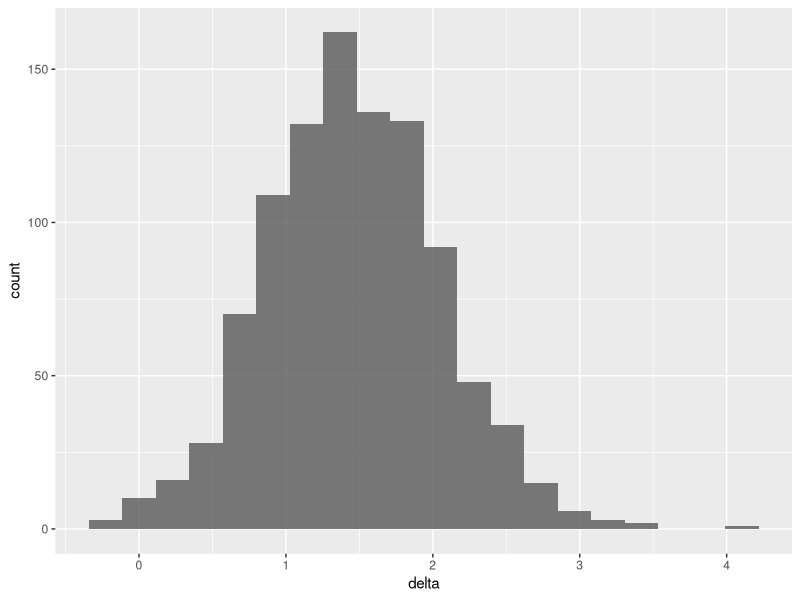
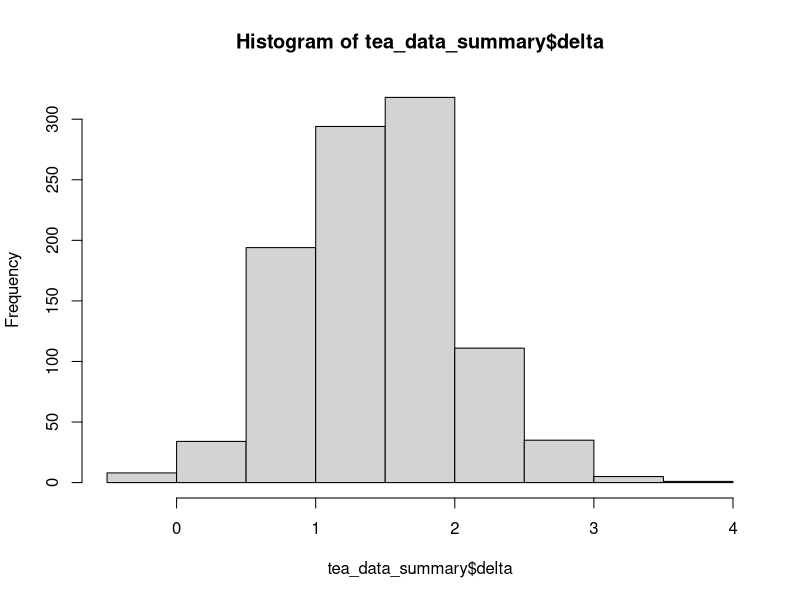
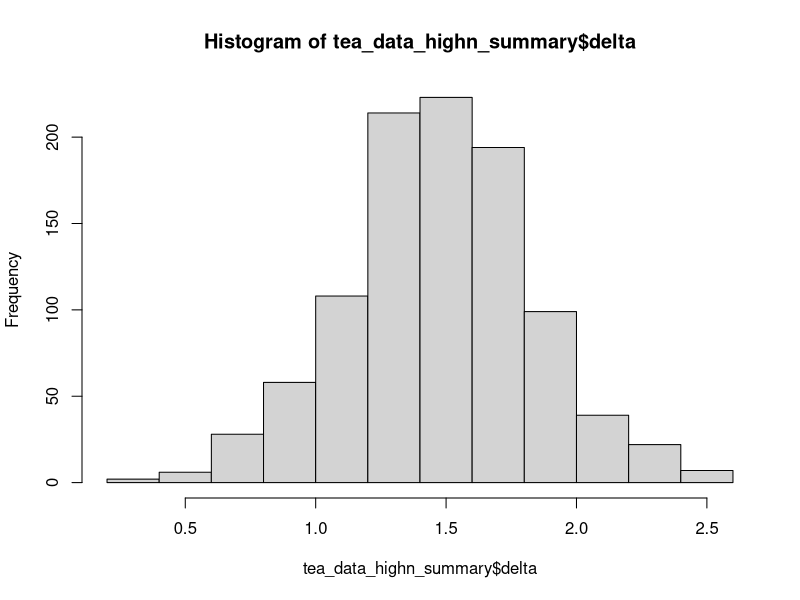
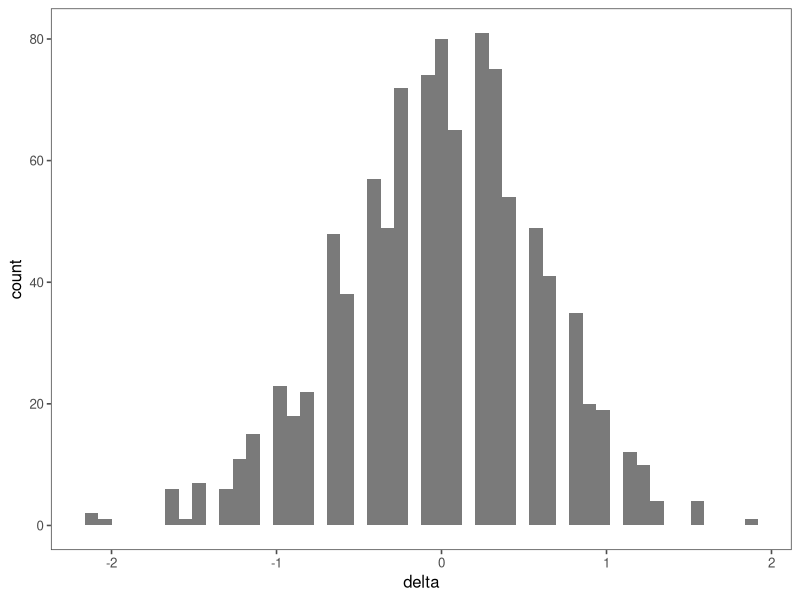
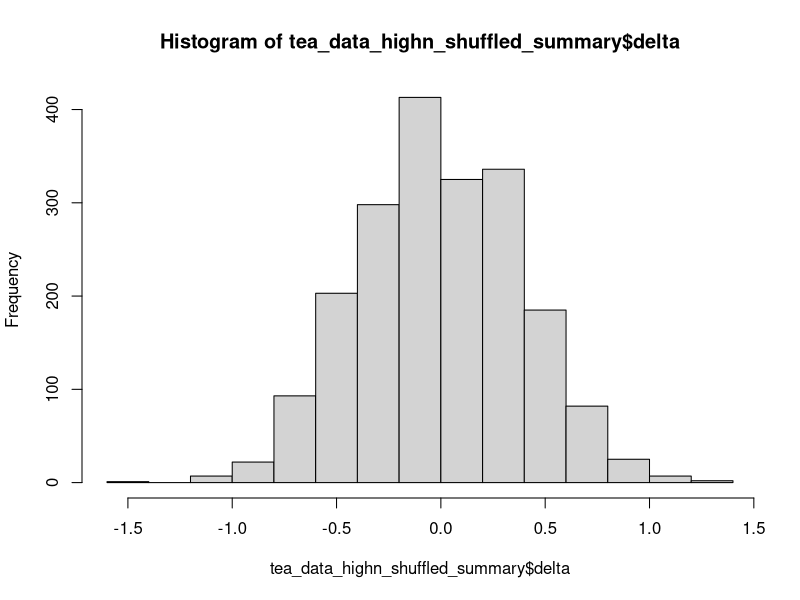
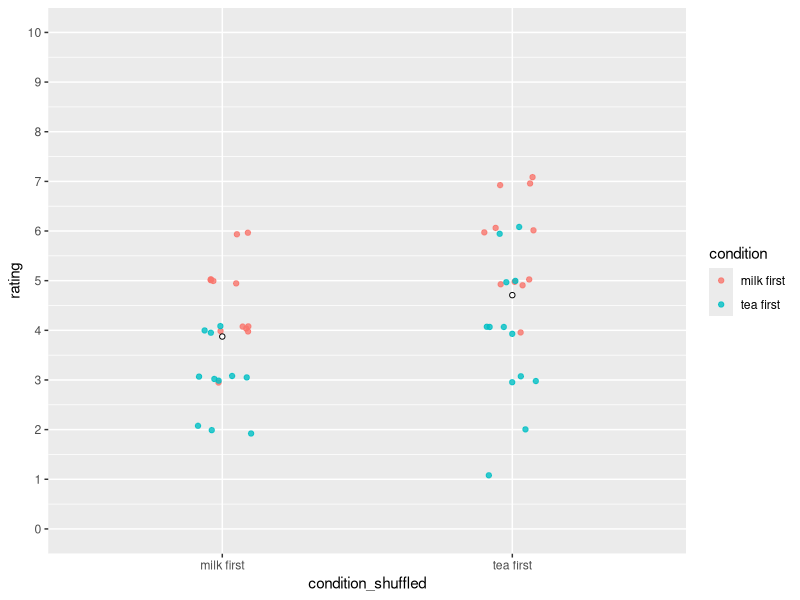
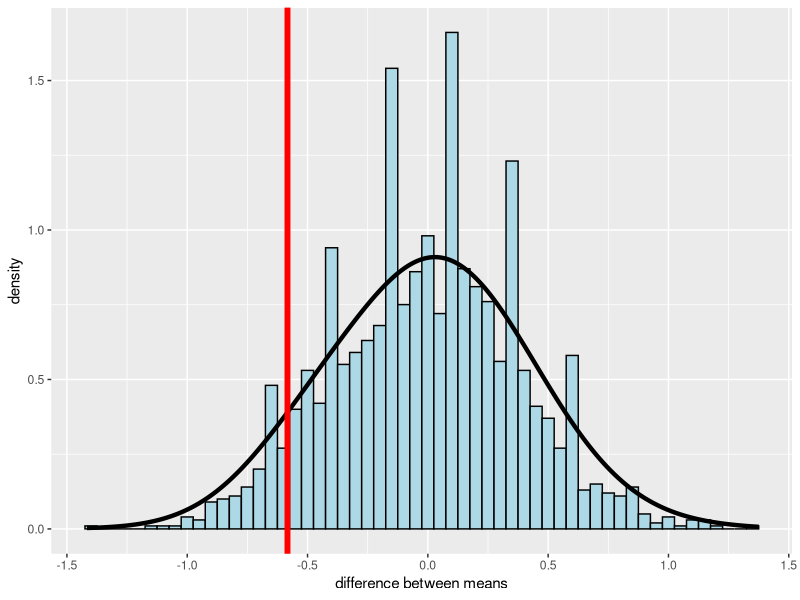
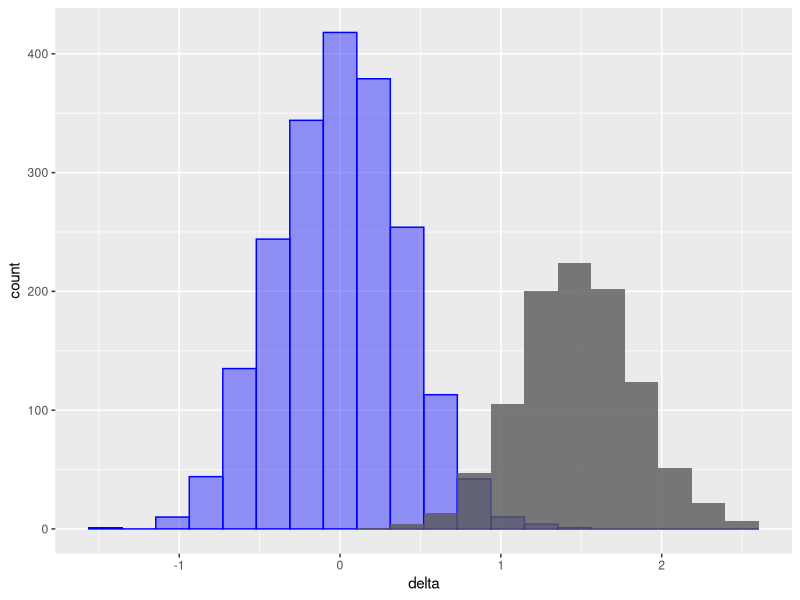

R code for these plots, in order:
## ---- chunk 1
set.seed(123) # good practice to set a random seed, or else different runs get you different results
## ---- chunk 2
library(tidyverse)
library(ggplot2) # plotting
library(ggthemes) # optional, but nice
## ---- chunk 3
make_tea_data <- function(n_total = 48,
                          sigma = 1.25,
                          delta = 1.5) {
  n_half <- n_total / 2
  tibble(condition = c(rep("milk first", n_half), rep("tea first", n_half)),
         rating = c(round(
           rnorm(n_half, mean = 3.5 + delta, sd = sigma)
         ),
         round(rnorm(
           n_half, mean = 3.5, sd = sigma
         )))) |>
    mutate(rating = if_else(rating > 10, 10, rating),
           # truncate if greater than max/min of rating scale
           rating = if_else(rating < 1, 1, rating))
}
## ---- chunk 4
# here's, we're calling our custom function, and specifying different inputs than the defaults (which are inside the parenthese up above)
tea_data <- make_tea_data(n_total = 18, delta = .5)
## ---- chunk 5
tea_data_highn <- make_tea_data(n_total = 48, delta = .5)
## ---- chunk 6
by_condition <- tea_data %>%
  group_by(condition) %>%
  summarize(mean_rating = mean(rating),
            num_participants = length(rating))

by_condition_highn <- tea_data_highn %>%
  group_by(condition) %>%
  summarize(mean_rating = mean(rating),
            num_participants = length(rating))
 
## ---- chunk 7
out_low_n <- tea_data %>%
  t.test(rating ~ condition, data = .,  var.equal = TRUE)

out_high_n <- tea_data_highn %>%
  t.test(rating ~ condition, data = ., var.equal = TRUE) 
## ---- chunk 8
samps <- tibble(sim = 1:1000) |> #
  mutate(data = map(sim, \(i) make_tea_data(n_total = 18, delta = 1.5))) |>  # simulate
  unnest(cols = data) # wrangle
## ---- chunk 9
samps_highn <- tibble(sim = 1:1000) |> #
  mutate(data = map(sim, \(i) make_tea_data(n_total = 48, delta = 1.5))) |>  # simulate
  unnest(cols = data) # wrangle
## ---- chunk 10
tea_data_summary <- samps |>
  group_by(sim, condition) |> # group by simulation #, and condition
  summarise(mean_rating = mean(rating)) |> # summarize across ratings
  group_by(sim) |> # now get difference
  summarise(delta = mean_rating[condition == "milk first"] -
              mean_rating[condition == "tea first"])
## ---- chunk 11
tea_data_highn_summary <- samps_highn |>
  group_by(sim, condition) |> # group by simulation #, and condition
  summarise(mean_rating = mean(rating)) |> # summarize across ratings
  group_by(sim) |> # now get difference
  summarise(delta = mean_rating[condition == "milk first"] -
              mean_rating[condition == "tea first"])
## ---- chunk 12
ggplot(data=tea_data_summary, aes(x=delta)) +
  geom_histogram(alpha=.8, bins=20) 
  
## ---- chunk 13
hist(tea_data_summary$delta)
## ---- chunk 14
hist(tea_data_highn_summary$delta)
## ---- chunk 15
null_model <- tibble(sim = 1:1000) |>
  mutate(data = map(sim, \(i) make_tea_data(n_total = 18, delta = 0))) |>
  unnest(cols = data)

null_model_summary <- null_model |>
  group_by(sim, condition) |>
  summarise(mean_rating = mean(rating)) |>
  group_by(sim) |>
  summarise(delta = mean_rating[condition == "milk first"] -
              mean_rating[condition == "tea first"])
  
## ---- chunk 16
ggplot(data=null_model_summary, aes(x=delta)) +
  geom_histogram(alpha=.8, bins=50) +
  theme_few()
## ---- chunk 17
tea_data_highn_shuffled <- samps_highn %>%
  group_by(sim) %>% # for each experiment
  mutate(condition_shuffled = sample(condition)) # shuffle the condition labels
## ---- chunk 18
tea_data_highn_shuffled_summary <- tea_data_highn_shuffled %>%
  group_by(condition_shuffled, sim) %>% 
  summarize(mean = mean(rating),
            sd = sd(rating)) %>%
  ungroup() %>% 
  summarize(delta = diff(mean)) # get the difference in ratings between conditions for each experimental draw
## ---- chunk 19
hist(tea_data_highn_shuffled_summary$delta) #what does this histogram look like?
## ---- chunk 20
ggplot(data = tea_data_highn_shuffled %>% filter(sim==3),  # can change the actual simulation number here
       mapping = aes(x = condition_shuffled, y = rating))+
  geom_point(mapping = aes(color = condition), # color
             alpha=.8,
             position = position_jitter(height = .1,
                                        width = 0.1)) +
  stat_summary(fun.data = mean_cl_boot, # this boostraps the confidence interval
               geom = "linerange",
               size = 1) +
  stat_summary(fun = "mean", # this calculates the average
               geom = "point",
               shape = 21,
               color = "black",
               fill = "white") + 
  scale_y_continuous(breaks = 0:10,
                     labels = 0:10,
                     limits = c(0, 10))
## ---- chunk 21
difference_actual = tea_data_highn %>%  # in ONE experiment
  group_by(condition) %>% 
  summarize(mean = mean(rating)) %>% 
  pull(mean) %>% 
  diff()
## ---- chunk 22

ggplot(data = tea_data_highn_shuffled_summary, aes(x=delta)) +
  geom_histogram(aes(y = stat(density)),
                 color = "black",
                 fill = "lightblue",
                 binwidth = 0.05) + 
  stat_density(geom = "line",
               size = 1.5,
               bw = 0.2) +
  geom_vline(xintercept = difference_actual, color = "red", size = 2) +
  labs(x = "difference between means") 
  

## ---- chunk 23
tea_data_highn_shuffled_summary %>% 
  summarize(p_value = sum(delta <= difference_actual)/n())
## ---- chunk 24
ggplot(data=tea_data_highn_shuffled_summary, aes(x=delta)) +
  geom_histogram(alpha=.4, bins=20, color='blue', fill='blue') +
  geom_histogram(alpha=.8, bins=20, data=tea_data_highn_summary)
## ---- chunk 25
# tea_dataset = tea_data
tea_dataset = tea_data_highn
## ---- chunk 26
tea_ratings <- filter(tea_dataset, condition == "tea first")$rating
milk_ratings <- filter(tea_dataset, condition == "milk first")$rating

# could also do in a pipe like so, but then you have to grab the column below, as in tea_ratings$ratings; above is a vector
# tea_ratings <- tea_data_highn %>%
#   filter(condition=="tea first") %>%
#   select(rating)
## ---- chunk 27
n_tea <- length(tea_ratings)
n_milk <- length(milk_ratings)
sd_tea <- sd(tea_ratings)
sd_milk <- sd(milk_ratings)

tea_sd_pooled <- sqrt(((n_tea - 1) * sd_tea ^ 2 + (n_milk - 1) * sd_milk ^ 2) / 
                        (n_tea + n_milk - 2))

tea_se <- tea_sd_pooled * sqrt((1 / n_tea) + (1 / n_milk))


delta_hat <- mean(milk_ratings) - mean(tea_ratings)
tea_ci_lower <- delta_hat - tea_se * qnorm(0.975)
tea_ci_upper <- delta_hat + tea_se * qnorm(0.975)
## ---- chunk 28
num_observations = length(tea_dataset$rating)
df = num_observations-2 # for two sample t.test
tea_ci_lower_ttest <- delta_hat - tea_se * qt(0.975,df)
tea_ci_upper_ttest <- delta_hat + tea_se * qt(0.975,df)
## ---- chunk 29
# Now the calculated CIs match those in the t-test outputs!
t.test(tea_ratings, milk_ratings, var.equal=TRUE)
## ---- chunk 30
confidence_level=.95 # you can change this
# this formula below gives the critical t-value (as opposed to simply taken from the normal distribution)
# qt(1 - (1 - confidence_level)/2, df = n - 1)


tea_data_highn_summary_cis <- tea_data_highn %>%
  group_by(condition) %>%
  summarize(cond_mean = mean(rating), cond_sd = sd(rating), n=length(rating)) %>%
  mutate(error = qt(1 - (1 - confidence_level)/2, df = n - 1)* (cond_sd/sqrt(n))) %>% # this calculates CIs WITHIN each condition
  mutate(ci_upper = cond_mean + error, ci_lower = cond_mean - error) %>%
  mutate(se_upper = cond_mean + cond_sd/sqrt(n), se_lower = cond_mean - cond_sd/sqrt(n))
## ---- chunk 31
ggplot(data = tea_data_highn, aes(x=condition, y=rating, col=condition))  +
  geom_jitter(width=.1, height=0, alpha=.3) + # visualizes all the raw data, with no variation in y-axis jitter
  theme_few() +
  geom_pointrange(data = tea_data_highn_summary_cis, aes(x=condition, y = cond_mean, ymin = ci_lower, ymax = ci_upper)) +
  ylim(0,10) +
  ggtitle('Tea ratings across conditions with CIs')

## ---- chunk 32
ggplot(data = tea_data_highn, aes(x=condition, y=rating, col=condition))  +
  geom_jitter(width=.1, height=0, alpha=.5) + # visualizes all the raw data, with no variation in y-axis jitter
  theme_few() +
  geom_pointrange(data = tea_data_highn_summary_cis, aes(x=condition, y = cond_mean, ymin = se_lower, ymax = se_upper)) +
  ylim(0,10) +
  ggtitle('Tea ratings across condition with SE')

## ---- chunk 33
all_results=tibble() 

for (this_sim in 1:1000) {
  this_experiment = null_model %>%
    filter(sim==this_sim) 
  
  tea_ratings <- filter(this_experiment, condition == "tea first")$rating
  milk_ratings <- filter(this_experiment, condition == "milk first")$rating
  
  output = t.test(tea_ratings, milk_ratings)
  
  this_exp_output = tibble(pvalue = output$p.value)
  all_results = bind_rows(all_results, this_exp_output)
    
}
## ---- chunk 34
# you'll need all_results$pvalue
hist(all_results$pvalue)
## ---- chunk 35
all_results_high_n=tibble() 

for (this_sim in 1:500) {
  this_experiment = samps_highn %>%
    filter(sim==this_sim) 
  
  tea_ratings <- filter(this_experiment, condition == "tea first")$rating
  milk_ratings <- filter(this_experiment, condition == "milk first")$rating
  
  output = t.test(tea_ratings, milk_ratings, paired = FALSE, var.equal = TRUE)
  
  this_exp_output = tibble(pvalue = output$p.value)
  all_results_high_n = bind_rows(all_results_high_n, this_exp_output)
    
}
